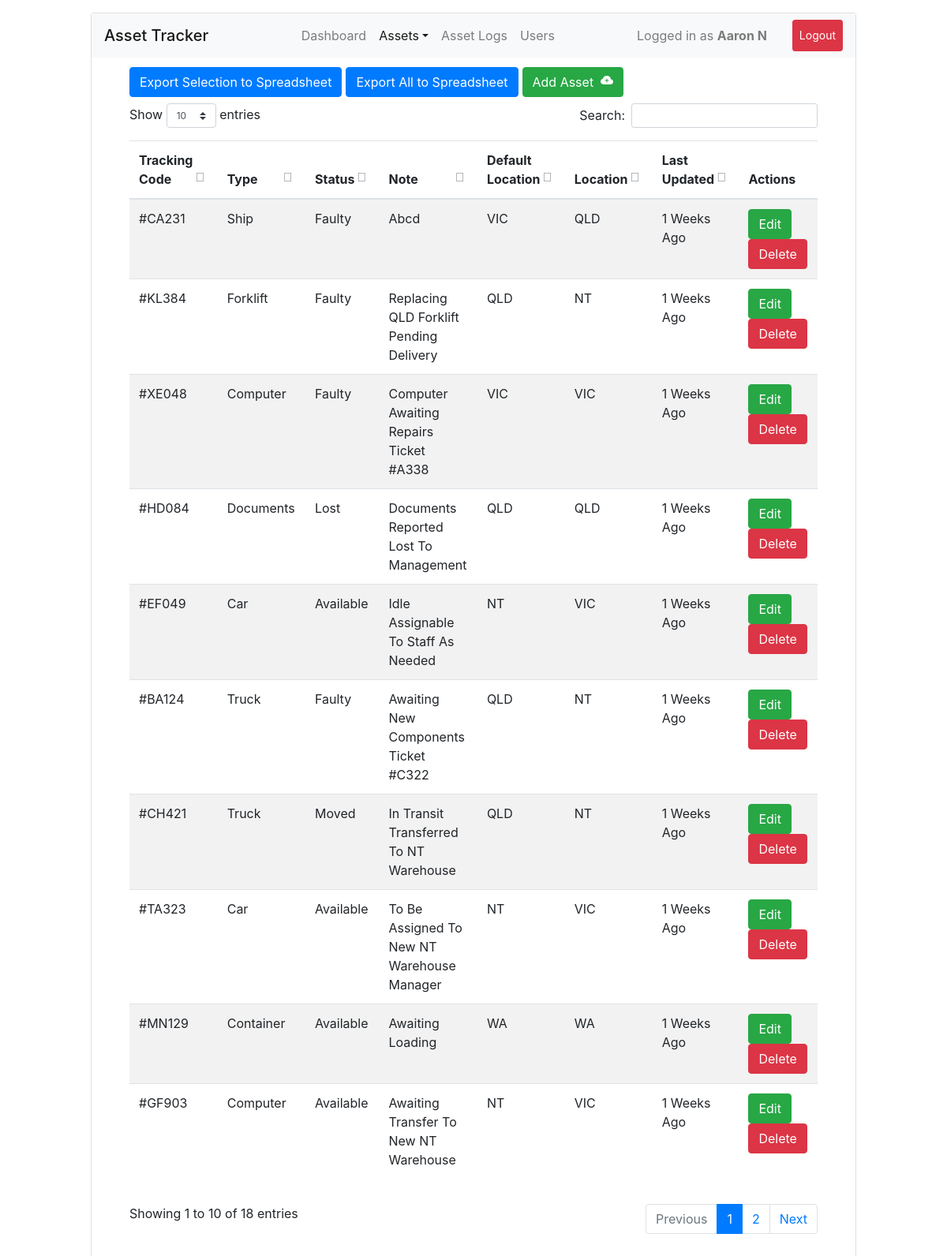
The app's page /assets (signed in) with its own data.
### db.py (models this page shows, shortened)
class User(db.Model):
	id = db.Column(db.Integer, primary_key=True)
	username = db.Column(db.String(50), unique=True, nullable=False)
	password = db.Column(db.String(120), nullable=False)
	name = db.Column(db.String(120), nullable=False)
	active = db.Column(db.Boolean, default=False)

class AssetStatus(db.Model):
	id = db.Column(db.Integer, primary_key=True)
	ass_id = db.Column(db.String(20), db.ForeignKey('assets.tracking_code'), unique=True, nullable=False)
	status = db.Column(db.String(255), nullable=False)
	note = db.Column(db.Text, nullable=False)
	location = db.Column(db.String(255), nullable=False)
	def_location = db.Column(db.String(255), nullable=False)
	last_updated = db.Column(db.DateTime, default=datetime.utcnow)

class Assets(db.Model):
	id = db.Column(db.Integer, primary_key=True)
	type = db.Column(db.String(50), nullable=False)
	tracking_code = db.Column(db.String(20), nullable=False, unique=True)
	time_created = db.Column(db.DateTime, default=datetime.utcnow)
	status = db.relationship('AssetStatus', backref="asset", lazy=True)

### ui.py (the view)
@ui.route('/assets', methods=['GET'])
@login_required
def ui_assets():
	return render_template('assets.html')

### ui.py (called while the page is built)
def login_required(func):
	@wraps(func)
	def wrapper(*args, **kwargs):
		uid = session.get('user')
		if not uid:
			return redirect(url_for('ui.ui_login'))
		u = User.query.filter_by(id=int(uid), active=True).first()
		if not u:
			return redirect(url_for('ui.ui_login'))
		g.user = u
		return func(*args, **kwargs)
	return wrapper

### templates/assets.html (shortened to what this page needs)
{% extends "main.html" %}
{% block content %}
<div class="card">
	<div class="card-block pb-1">
		<nav class="navbar navbar-expand navbar-light bg-light">
			<span class="navbar-brand mb-0 h1">Asset Tracker</span>
			<div class="collapse navbar-collapse justify-content-end">
				<div class="navbar-nav">
					<a class="nav-item nav-link" href="{{ url_for('ui.ui_index') }}">Dashboard</a>
					<div class="nav-item active dropdown">
						<a class="nav-link dropdown-toggle" data-toggle="dropdown" href="#" role="button" aria-haspopup="true" aria-expanded="false">Assets</a>
					</div>
					<a class="nav-item nav-link" href="{{ url_for('ui.ui_logs') }}">Asset Logs</a>
					<a class="nav-item nav-link" href="{{ url_for('ui.ui_users') }}">Users</a>
					<span class="px-5"></span>
					<div class="nav-item py-2 navbar-text">Logged in as <span class="font-weight-bold">{{ g.user.name }}</span></div>
					<span class="px-3"></span>
					<a class="nav-item btn btn-danger btn-sm py-2 text-white" href="{{ url_for('api.logout_user') }}">Logout</a>
				</div>
			</div>
		</nav>
	</div>
	<div class="card-block pt-2">
		<div class="row px-5">
			<div class="col-12">
				<table id="assetTable" class="table table-striped" width="100%">
					<thead>
						<tr>
							<th scope="col">Tracking Code</th>
							<th scope="col">Type</th>
							<th scope="col">Status</th>
							<th scope="col">Note</th>
							<th scope="col">Default Location</th>
							<th scope="col">Location</th>
							<th scope="col">Last Updated</th>
							<th scope="col">Actions</th>
						</tr>
					</thead>
					<tbody>
						{% for a in get_all_assets() %}
							<tr style="text-transform: capitalize;">
								<td>#{{ a.id }}</td>
								<td>{{ a.type }}</td>
								<td>{{ a.status }}</td>
								<td>{{ a.note }}</td>
								<td>{{ a.def_location }}</td>
								<td>{{ a.location }}</td>
								<td>{{ a.last_update }}</td>
								<td>
									<button type="button" class="btn btn-success" data-toggle="modal" data-target="#editAsset" data-id="{{ a.id }}" data-type="{{ a.type }}" data-status="{{ a.status }}" data-location="{{ a.location }}" data-note="{{ a.note }}">Edit</button>
									<button type="button" class="btn btn-danger" data-toggle="modal" data-target="#deleteAsset" data-id="{{ a.id }}">Delete</button>
								</td>
							</tr>
						{% endfor %}
						<button type="button" onclick="exportTableToCSV('Assets.csv')" class="btn btn-primary " id="btn-spreadsheet">Export Selection to Spreadsheet</button>
						<button type="button" class="btn btn-primary " style="margin-left: 5px" id="btn-spreadsheet-all">Export All to Spreadsheet</button>
						<button class="btn btn-success" style="margin-left: 5px" onclick="window.location = '#add'">
							<span>Add Asset&nbsp;</span>
						</button>
					</tbody>
				</table>
			</div>
		</div>
	</div>
</div>
{% endblock %}

### records on screen
User: user.name "Aaron N"
AssetStatus: id "CA231", status "Faulty", note "Abcd", def_location "VIC", location "QLD"
Assets: type "Ship"
AssetStatus: id "KL384", status "Faulty", note "Replacing QLD Forklift Pending Delivery", def_location "QLD", location "NT"
Assets: type "Forklift"
AssetStatus: id "XE048", status "Faulty", note "Computer Awaiting Repairs Ticket #A338", def_location "VIC", location "VIC"
Assets: type "Computer"
AssetStatus: id "HD084", status "Lost", note "Documents Reported Lost To Management", def_location "QLD", location "QLD"
Assets: type "Documents"
AssetStatus: id "EF049", status "Available", note "Idle Assignable To Staff As Needed", def_location "NT", location "VIC"
Assets: type "Car"
AssetStatus: id "BA124", status "Faulty", note "Awaiting New Components Ticket #C322", def_location "QLD", location "NT"
Assets: type "Truck"
AssetStatus: id "CH421", status "Moved", note "In Transit Transferred To NT Warehouse", def_location "QLD", location "NT"
Assets: type "Truck"
AssetStatus: id "TA323", status "Available", note "To Be Assigned To New NT Warehouse Manager", def_location "NT", location "VIC"
Assets: type "Car"
AssetStatus: id "MN129", status "Available", note "Awaiting Loading", def_location "WA", location "WA"
Assets: type "Container"
AssetStatus: id "GF903", status "Available", note "Awaiting Transfer To New NT Warehouse", def_location "NT", location "VIC"
Assets: type "Computer"

### other values on screen
{{ a.last_update }} "1 Weeks Ago" "1 Weeks Ago" "1 Weeks Ago" "1 Weeks Ago" "1 Weeks Ago" "1 Weeks Ago" "1 Weeks Ago" "1 Weeks Ago" "1 Weeks Ago" "1 Weeks Ago"
